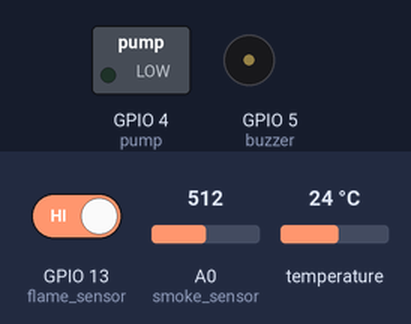
The sketch below on a simulated ESP8266 (NodeMCU). Shown: switched loads named in the sketch (green lamp = pin HIGH), buzzer (waves = sounding, pin HIGH). The inputs (shaded band) are chosen by the test bench; at power-on: A0 (smoke_sensor) = 512, GPIO 13 (flame_sensor) HIGH, temperature 24 °C. WiFi joins after 1.5 s; servers stay silent unless stated; web services answer with replies made up by the test bench; what the sketch prints to the serial monitor is not drawn.

Above: at 2.7 s.
2.8 s: A0 (smoke_sensor) set to 417
9.6 s: A0 (smoke_sensor) set to 394
At 12.7 s:
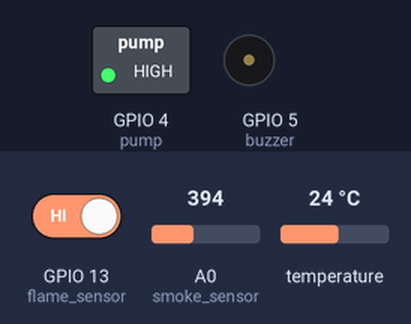
13.2 s: GPIO 13 (flame_sensor) driven LOW
At 16.6 s:
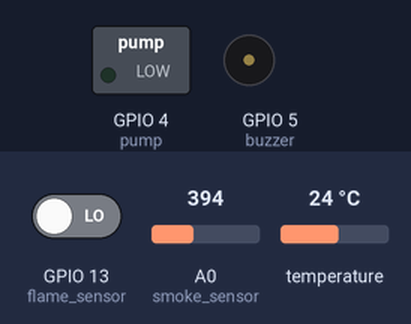
16.9 s: GPIO 13 (flame_sensor) driven HIGH
At 17.68 s:
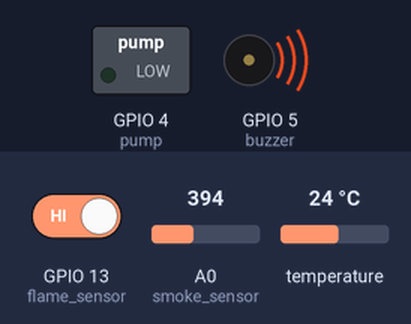
21.5 s: A0 (smoke_sensor) set to 410
At 23.63 s:
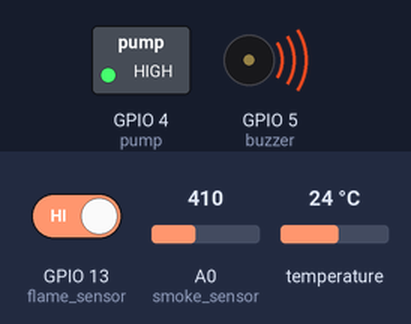
Timing chart, 0 to 29.3 s (numbered marks = the images above; inputs shaded):
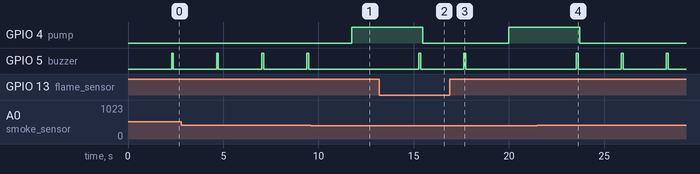

The sketch:

FiDe.ino
```cpp
#include "ESP8266WiFi.h"
#include "ESP8266HTTPClient.h"
#include "BlynkSimpleEsp8266.h"
#include "DallasTemperature.h"
#include "OneWire.h"
#include "WiFiClient.h"
#include "UrlEncode.h"

/*
* Mendeklarasikan PIN
*Pin menggunakan GPIO
*/
int buzzer = 5;
int smoke_sensor = A0;
int flame_sensor = 13;
int pump = 4;
int temp_sensor = 0;
int smoke_sensor_read;
int flame_sensor_read;
String Temp;

/*
* definisikan ssid dan password WiFi sesuai yang digunakan
* definisikan nomor WA dan apiKey yang terdaftar pada WhatsApp Bot
*/
const char* ssid = "Galaxy";
const char* password = "qhng4xxx";
const String phoneNumber = "+62858481xxxxx";
const String apiKey= "1405xxx";

OneWire oneWire(temp_sensor);
DallasTemperature sensors(&oneWire);

//membuat fungsi untuk mengirim pesan ke WhatsApp Bot
void sendMessage(String message) {
  String url = "http://api.callmebot.com/whatsapp.php?phone=" + phoneNumber + "&apikey=" + apiKey + "&text=" + urlEncode(message);
  WiFiClient client;
  HTTPClient http;
  http.begin(client, url);

  http.addHeader("Content-Type", "application/x-www-form-urlencoded");

  int httpResponseCode = http.POST(url);
  if (httpResponseCode == 200) {
    Serial.print("Alert Sent Succesfully");
  } else {
    Serial.println("Error sending the message");
    Serial.print("HTTP response code: ");
    Serial.println("httpResponseCode");
  }

  http.end();

}

void setup() {
  // put your setup code here, to run once:
  pinMode(buzzer, OUTPUT);
  pinMode(pump, OUTPUT);
  pinMode(smoke_sensor, INPUT);
  pinMode(flame_sensor, INPUT);

  digitalWrite(buzzer, LOW);
  digitalWrite(pump, LOW);
  sensors.begin();

  Serial.begin(115200);
  Serial.println("System Loading...");
  WiFi.begin(ssid, password);
  Serial.println("Connecting to WiFi");
  Serial.println("Connecting");

  while(WiFi.status() != WL_CONNECTED) {
    delay(500);
    Serial.print(".");
  }
  Serial.println("");
  Serial.print("Connected to WiFi network with IP Address: ");
  Serial.println(WiFi.localIP());
}

void loop() {
  // put your main code here, to run repeatedly:
  smoke_sensor_read = analogRead(smoke_sensor);
  Serial.print("Smoke Indicator: ");
  Serial.println(smoke_sensor_read);

  flame_sensor_read = digitalRead(flame_sensor);
  Serial.print("flame Indicator: ");
  Serial.println(flame_sensor_read);

  sensors.requestTemperatures();
  Temp = sensors.getTempCByIndex(0);
  Serial.print("Temperature is: ");
  Serial.println(Temp);

  if ((smoke_sensor_read > 400) or (flame_sensor_read == 0)) {
    digitalWrite(buzzer, HIGH);
    delay(100);
    digitalWrite(buzzer, LOW);
    delay(100);
    digitalWrite(pump, LOW);
    sendMessage("ALERT! FIRE DETECTED!!!");
    sendMessage("Temperature: " + String(Temp));
  } else {
    digitalWrite(pump, HIGH);
    digitalWrite(buzzer, LOW);
  } delay(1000);
}
```

Measured:
- the behaviour switches between 401 and 400 on A0 (smoke_sensor) (found by bisection; images 0 and 1)
- after the input at 9.6 s, GPIO 4 (pump): LOW → HIGH after 2.1 s; GPIO 5 (buzzer): stays LOW (without the input it goes to HIGH after 2.1 s)
- after the input at 13.2 s, GPIO 4 (pump): HIGH → LOW after 2.3 s; GPIO 5 (buzzer): LOW → HIGH after 2.1 s, → LOW 0.10 s later
- after the input at 16.9 s, GPIO 4 (pump): LOW → HIGH after 3.1 s; GPIO 5 (buzzer): goes on until 17.7 s, then stays LOW
- after the input at 21.5 s, GPIO 4 (pump): HIGH → LOW after 2.2 s; GPIO 5 (buzzer): alternates HIGH for 0.10 s and LOW for 2.3 s, starting after 2.0 s
- by itself, GPIO 5 (buzzer): alternates HIGH for 0.10 s and LOW for 2.3 s
